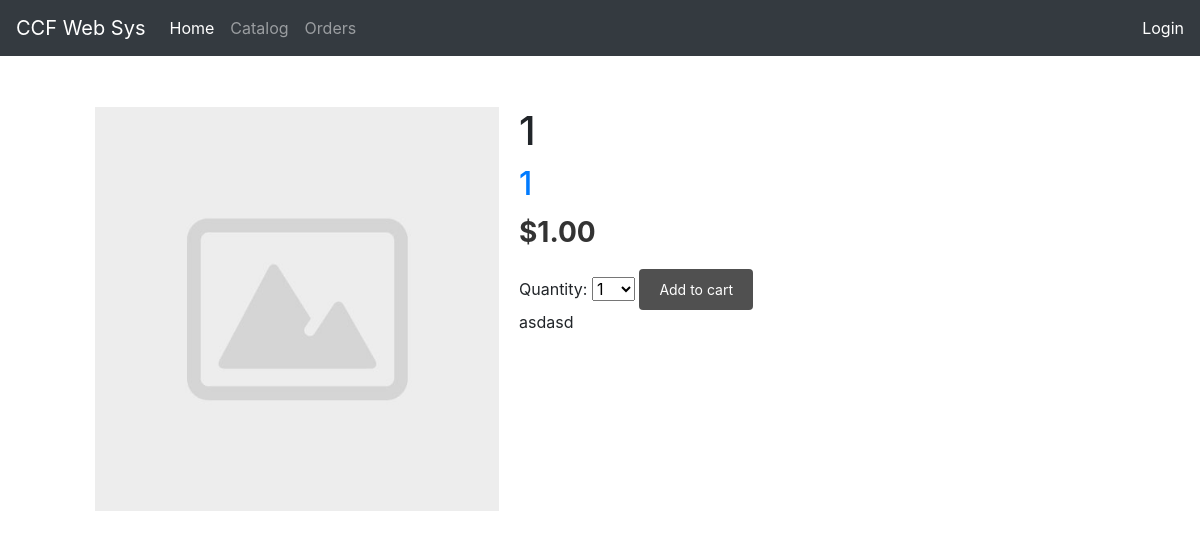
/1/1/, run on the app's committed database.
### store/models.py (models this page shows, shortened)
class Product(models.Model):
    name = models.CharField(max_length=200, db_index=True)
    description = models.TextField(blank=True)
    price = models.FloatField()
    image = sorl.thumbnail.ImageField(upload_to='thumbnails', null=True, default='default.jpg')
    type = models.ForeignKey(Type, on_delete=models.SET_NULL, null=True)
    category = models.ForeignKey(Category, on_delete=models.SET_NULL, null=True, related_name='products')
    manufacturer = models.ForeignKey(Manufacturer, on_delete=models.CASCADE)
    slug = models.SlugField(db_index=True, max_length=200)
    available = models.BooleanField(default=True)
    created = models.DateTimeField(auto_now_add=True, blank=True, null=True)
    updated = models.DateTimeField(auto_now=True)
    class Meta:
        ordering = ('name',)
        index_together = (('id', 'slug'),)
    def get_absolute_url(self):
        return reverse("product_detail",
                       args=[self.id, self.slug])

class Category(models.Model):
    name = models.CharField(max_length=100, db_index=True)
    slug = models.SlugField(max_length=200, unique=True)
    class Meta:
        ordering = ('name',)
        verbose_name = 'category'
        verbose_name_plural = 'categories'
    def __str__(self):
        return self.name
    def get_absolute_url(self):
        return reverse('product_list_by_category',
                       args=[self.slug])

### store/views.py (the view)
# urls.py: path('<int:id>/<slug:slug>/', views.product_detail, name='product_detail'),
def product_detail(request, id, slug):
    product = get_object_or_404(Product,
                                id=id,
                                slug=slug,
                                available=True)
    cart_product_form = CartAddProductForm()
    context = {
        'product': product,
        'cart_product_form': cart_product_form
    }
    return render(request, 'store/product/product_detail.html', context)

### cart/forms.py
class CartAddProductForm(forms.Form):
    quantity = forms.TypedChoiceField(
        choices=PRODUCT_QUANTITY_CHOICES, coerce=int
    )
    override = forms.BooleanField(required=False, initial=False, widget=forms.HiddenInput)

### cart/context_processors.py (called while the page is built)
def cart(request):
    return {'cart': Cart(request)}

### templates/store/product/product_detail.html (shortened to what this page needs)
{% extends 'base.html' %}
{% load static %}
{% load thumbnail %}
{% block content %}
<div class="container align-self-center">
  <div class="product-detail"style="margin-top: 50px; margin-left: 50px">
    {% thumbnail product.image "250x250" as im %}
        <div class="product-image align-self-center">
            <a href="{{ product.get_absolute_url }}">
                <img class="pic-1" src="{% if product.image %}{{ im.url }}{% else %}default.jpg{% endif %}">
            </a>
        </div>
    {% endthumbnail %}
    <h1>{{ product.name }}</h1>
    <h2>
      <a href="{{ product.category.get_absolute_url }}">
        {{ product.category }}
      </a>
    </h2>
    <p class="price">${{ product.price|floatformat:2 }}</p>
    <form action="{% url 'cart:cart_add' product.id %}" method="post">
      {{ cart_product_form }}
      <input type="submit" value="Add to cart">
    </form>
    {{ product.description|linebreaks }}
  </div>
</div>
{% endblock %}

### store/static/css/base.css (style rules this page uses)
body { margin:0; padding:0; font-family:helvetica, sans-serif; }
h1, h2, h3, h4, h5 , h6 { font-family: 'Ubuntu', sans-serif; font-weight:normal; }
a { text-decoration:none; color:black; }
a.button, input[type="submit"] { color:#fff; background:#505050; border-radius:4px; padding:10px 20px; font-size:14px; border:0; }
.product-detail { text-align:justify; }
.product-detail .price { color:#333; font-size:28px; font-weight:bold; }
.product-detail img { width:40%; float:left; padding:0 20px 20px 0; }
.product-detail h1 { margin-bottom:0; }
.product-detail h2 { margin-top:10px; }

### data on the page
Product: name "1", category "1", price "1.00", description "asdasd"
